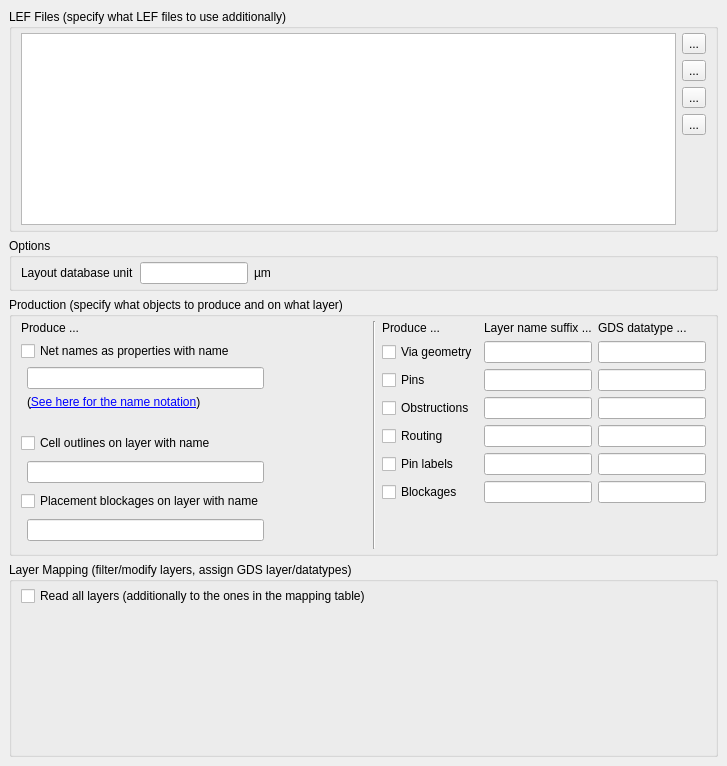
<?xml version="1.0" encoding="UTF-8"?>
<ui version="4.0">
 <class>LEFDEFTechnologyComponentEditor</class>
 <widget class="QWidget" name="LEFDEFTechnologyComponentEditor">
  <property name="geometry">
   <rect>
    <x>0</x>
    <y>0</y>
    <width>727</width>
    <height>766</height>
   </rect>
  </property>
  <property name="windowTitle">
   <string>Form</string>
  </property>
  <property name="toolTip">
   <string>&lt;html&gt;&lt;head&gt;&lt;meta name=&quot;qrichtext&quot; content=&quot;1&quot; /&gt;&lt;style type=&quot;text/css&quot;&gt;
p, li { white-space: pre-wrap; }
&lt;/style&gt;&lt;/head&gt;&lt;body style=&quot; font-family:'Liberation Sans'; font-size:11pt; font-weight:400; font-style:normal; text-decoration:none;&quot;&gt;
&lt;p style=&quot; margin-top:0px; margin-bottom:0px; margin-left:0px; margin-right:0px; -qt-block-indent:0; text-indent:0px;&quot;&gt;datatype_labels&lt;/p&gt;&lt;/body&gt;&lt;/html&gt;</string>
  </property>
  <layout class="QVBoxLayout">
   <property name="spacing">
    <number>6</number>
   </property>
   <property name="margin">
    <number>9</number>
   </property>
   <item>
    <widget class="QGroupBox" name="groupBox_2">
     <property name="minimumSize">
      <size>
       <width>0</width>
       <height>100</height>
      </size>
     </property>
     <property name="title">
      <string>LEF Files (specify what LEF files to use additionally)</string>
     </property>
     <property name="flat">
      <bool>true</bool>
     </property>
     <layout class="QVBoxLayout">
      <property name="spacing">
       <number>6</number>
      </property>
      <property name="leftMargin">
       <number>9</number>
      </property>
      <property name="topMargin">
       <number>4</number>
      </property>
      <property name="rightMargin">
       <number>9</number>
      </property>
      <property name="bottomMargin">
       <number>4</number>
      </property>
      <item>
       <widget class="QFrame" name="lef_files_frame">
        <property name="sizePolicy">
         <sizepolicy hsizetype="Preferred" vsizetype="Fixed">
          <horstretch>0</horstretch>
          <verstretch>0</verstretch>
         </sizepolicy>
        </property>
        <property name="minimumSize">
         <size>
          <width>16</width>
          <height>120</height>
         </size>
        </property>
        <property name="maximumSize">
         <size>
          <width>16777215</width>
          <height>16777215</height>
         </size>
        </property>
        <property name="frameShape">
         <enum>QFrame::NoFrame</enum>
        </property>
        <property name="frameShadow">
         <enum>QFrame::Raised</enum>
        </property>
        <layout class="QGridLayout">
         <property name="margin">
          <number>0</number>
         </property>
         <property name="spacing">
          <number>6</number>
         </property>
         <item row="1" column="1">
          <widget class="QToolButton" name="del_lef_files">
           <property name="toolTip">
            <string>Delete selected files</string>
           </property>
           <property name="text">
            <string>...</string>
           </property>
           <property name="icon">
            <iconset resource="layResources.qrc">
             <normaloff>:/clear.png</normaloff>:/clear.png</iconset>
           </property>
          </widget>
         </item>
         <item row="0" column="0" rowspan="5">
          <widget class="QListWidget" name="lef_files">
           <property name="sizePolicy">
            <sizepolicy hsizetype="Expanding" vsizetype="Expanding">
             <horstretch>0</horstretch>
             <verstretch>0</verstretch>
            </sizepolicy>
           </property>
           <property name="selectionMode">
            <enum>QAbstractItemView::ExtendedSelection</enum>
           </property>
          </widget>
         </item>
         <item row="3" column="1">
          <widget class="QToolButton" name="move_lef_files_down">
           <property name="toolTip">
            <string>Move selected files down</string>
           </property>
           <property name="text">
            <string>...</string>
           </property>
           <property name="icon">
            <iconset resource="layResources.qrc">
             <normaloff>:/down.png</normaloff>:/down.png</iconset>
           </property>
          </widget>
         </item>
         <item row="4" column="1">
          <spacer>
           <property name="orientation">
            <enum>Qt::Vertical</enum>
           </property>
           <property name="sizeHint" stdset="0">
            <size>
             <width>20</width>
             <height>0</height>
            </size>
           </property>
          </spacer>
         </item>
         <item row="0" column="1">
          <widget class="QToolButton" name="add_lef_file">
           <property name="toolTip">
            <string>Add LEF file</string>
           </property>
           <property name="text">
            <string>...</string>
           </property>
           <property name="icon">
            <iconset resource="layResources.qrc">
             <normaloff>:/add.png</normaloff>:/add.png</iconset>
           </property>
          </widget>
         </item>
         <item row="2" column="1">
          <widget class="QToolButton" name="move_lef_files_up">
           <property name="toolTip">
            <string>Move selected files up</string>
           </property>
           <property name="text">
            <string>...</string>
           </property>
           <property name="icon">
            <iconset resource="layResources.qrc">
             <normaloff>:/up.png</normaloff>:/up.png</iconset>
           </property>
          </widget>
         </item>
        </layout>
       </widget>
      </item>
     </layout>
    </widget>
   </item>
   <item>
    <widget class="QGroupBox" name="groupBox_4">
     <property name="title">
      <string>Options</string>
     </property>
     <property name="flat">
      <bool>true</bool>
     </property>
     <layout class="QHBoxLayout" name="horizontalLayout_2">
      <property name="topMargin">
       <number>4</number>
      </property>
      <property name="bottomMargin">
       <number>4</number>
      </property>
      <item>
       <widget class="QLabel" name="label_4">
        <property name="text">
         <string>Layout database unit</string>
        </property>
       </widget>
      </item>
      <item>
       <widget class="QLineEdit" name="dbu">
        <property name="sizePolicy">
         <sizepolicy hsizetype="Preferred" vsizetype="Fixed">
          <horstretch>0</horstretch>
          <verstretch>0</verstretch>
         </sizepolicy>
        </property>
       </widget>
      </item>
      <item>
       <widget class="QLabel" name="label_5">
        <property name="sizePolicy">
         <sizepolicy hsizetype="Preferred" vsizetype="Preferred">
          <horstretch>1</horstretch>
          <verstretch>0</verstretch>
         </sizepolicy>
        </property>
        <property name="text">
         <string>µm</string>
        </property>
       </widget>
      </item>
     </layout>
    </widget>
   </item>
   <item>
    <widget class="QGroupBox" name="groupBox_3">
     <property name="title">
      <string>Production (specify what objects to produce and on what layer)</string>
     </property>
     <property name="flat">
      <bool>true</bool>
     </property>
     <layout class="QGridLayout">
      <property name="leftMargin">
       <number>9</number>
      </property>
      <property name="topMargin">
       <number>4</number>
      </property>
      <property name="rightMargin">
       <number>9</number>
      </property>
      <property name="bottomMargin">
       <number>4</number>
      </property>
      <property name="spacing">
       <number>6</number>
      </property>
      <item row="4" column="6">
       <widget class="QLineEdit" name="suffix_routing"/>
      </item>
      <item row="5" column="6">
       <widget class="QLineEdit" name="suffix_labels"/>
      </item>
      <item row="0" column="6">
       <widget class="QLabel" name="lbl1">
        <property name="text">
         <string>Layer name suffix ...</string>
        </property>
       </widget>
      </item>
      <item row="2" column="5">
       <widget class="QCheckBox" name="produce_pins">
        <property name="text">
         <string>Pins</string>
        </property>
       </widget>
      </item>
      <item row="0" column="3" rowspan="8">
       <spacer>
        <property name="orientation">
         <enum>Qt::Horizontal</enum>
        </property>
        <property name="sizeHint" stdset="0">
         <size>
          <width>10</width>
          <height>0</height>
         </size>
        </property>
       </spacer>
      </item>
      <item row="5" column="5">
       <widget class="QCheckBox" name="produce_labels">
        <property name="text">
         <string>Pin labels</string>
        </property>
       </widget>
      </item>
      <item row="2" column="6">
       <widget class="QLineEdit" name="suffix_pins"/>
      </item>
      <item row="4" column="5">
       <widget class="QCheckBox" name="produce_routing">
        <property name="text">
         <string>Routing</string>
        </property>
       </widget>
      </item>
      <item row="0" column="5">
       <widget class="QLabel" name="label">
        <property name="text">
         <string>Produce ...</string>
        </property>
       </widget>
      </item>
      <item row="3" column="6">
       <widget class="QLineEdit" name="suffix_obstructions"/>
      </item>
      <item row="3" column="5">
       <widget class="QCheckBox" name="produce_obstructions">
        <property name="text">
         <string>Obstructions</string>
        </property>
       </widget>
      </item>
      <item row="4" column="0" rowspan="4" colspan="3">
       <widget class="QFrame" name="frame_2">
        <property name="minimumSize">
         <size>
          <width>0</width>
          <height>0</height>
         </size>
        </property>
        <property name="frameShape">
         <enum>QFrame::NoFrame</enum>
        </property>
        <property name="frameShadow">
         <enum>QFrame::Raised</enum>
        </property>
        <layout class="QGridLayout">
         <property name="horizontalSpacing">
          <number>6</number>
         </property>
         <property name="verticalSpacing">
          <number>0</number>
         </property>
         <property name="margin">
          <number>0</number>
         </property>
         <item row="0" column="0" colspan="2">
          <widget class="QCheckBox" name="produce_outlines">
           <property name="sizePolicy">
            <sizepolicy hsizetype="Minimum" vsizetype="Fixed">
             <horstretch>0</horstretch>
             <verstretch>0</verstretch>
            </sizepolicy>
           </property>
           <property name="text">
            <string>Cell outlines on layer with name</string>
           </property>
          </widget>
         </item>
         <item row="1" column="1">
          <widget class="QLineEdit" name="outline_layer">
           <property name="sizePolicy">
            <sizepolicy hsizetype="Expanding" vsizetype="Fixed">
             <horstretch>0</horstretch>
             <verstretch>0</verstretch>
            </sizepolicy>
           </property>
          </widget>
         </item>
         <item row="2" column="0" colspan="2">
          <widget class="QCheckBox" name="produce_placement_blockages">
           <property name="text">
            <string>Placement blockages on layer with name</string>
           </property>
          </widget>
         </item>
         <item row="3" column="1">
          <widget class="QLineEdit" name="placement_blockage_layer"/>
         </item>
        </layout>
       </widget>
      </item>
      <item row="1" column="0" rowspan="3" colspan="3">
       <widget class="QFrame" name="frame">
        <property name="minimumSize">
         <size>
          <width>0</width>
          <height>0</height>
         </size>
        </property>
        <property name="frameShape">
         <enum>QFrame::NoFrame</enum>
        </property>
        <property name="frameShadow">
         <enum>QFrame::Raised</enum>
        </property>
        <layout class="QGridLayout">
         <property name="margin">
          <number>0</number>
         </property>
         <property name="spacing">
          <number>6</number>
         </property>
         <item row="2" column="1">
          <widget class="QLabel" name="help_label">
           <property name="text">
            <string>&lt;html&gt;&lt;body&gt;(&lt;a href=&quot;int:/about/variant_notation.xml&quot;&gt;See here for the name notation&lt;/a&gt;)&lt;/body&gt;&lt;/html&gt;</string>
           </property>
          </widget>
         </item>
         <item row="0" column="0" colspan="2">
          <widget class="QCheckBox" name="produce_net_names">
           <property name="text">
            <string>Net names as properties with name</string>
           </property>
          </widget>
         </item>
         <item row="1" column="1">
          <widget class="QLineEdit" name="net_prop_name"/>
         </item>
         <item row="3" column="1">
          <spacer>
           <property name="orientation">
            <enum>Qt::Vertical</enum>
           </property>
           <property name="sizeType">
            <enum>QSizePolicy::MinimumExpanding</enum>
           </property>
           <property name="sizeHint" stdset="0">
            <size>
             <width>0</width>
             <height>0</height>
            </size>
           </property>
          </spacer>
         </item>
        </layout>
       </widget>
      </item>
      <item row="1" column="5">
       <widget class="QCheckBox" name="produce_via_geometry">
        <property name="text">
         <string>Via geometry</string>
        </property>
       </widget>
      </item>
      <item row="1" column="6">
       <widget class="QLineEdit" name="suffix_via_geometry"/>
      </item>
      <item row="0" column="0" colspan="3">
       <widget class="QLabel" name="label_2">
        <property name="text">
         <string>Produce ...</string>
        </property>
       </widget>
      </item>
      <item row="1" column="7">
       <widget class="QLineEdit" name="datatype_via_geometry"/>
      </item>
      <item row="0" column="7">
       <widget class="QLabel" name="label_3">
        <property name="text">
         <string>GDS datatype ...</string>
        </property>
       </widget>
      </item>
      <item row="2" column="7">
       <widget class="QLineEdit" name="datatype_pins"/>
      </item>
      <item row="3" column="7">
       <widget class="QLineEdit" name="datatype_obstructions"/>
      </item>
      <item row="4" column="7">
       <widget class="QLineEdit" name="datatype_routing"/>
      </item>
      <item row="5" column="7">
       <widget class="QLineEdit" name="datatype_labels"/>
      </item>
      <item row="6" column="5">
       <widget class="QCheckBox" name="produce_blockages">
        <property name="text">
         <string>Blockages</string>
        </property>
       </widget>
      </item>
      <item row="6" column="6">
       <widget class="QLineEdit" name="suffix_blockages"/>
      </item>
      <item row="6" column="7">
       <widget class="QLineEdit" name="datatype_blockages"/>
      </item>
      <item row="7" column="5">
       <spacer name="verticalSpacer">
        <property name="orientation">
         <enum>Qt::Vertical</enum>
        </property>
        <property name="sizeHint" stdset="0">
         <size>
          <width>20</width>
          <height>40</height>
         </size>
        </property>
       </spacer>
      </item>
      <item row="0" column="4" rowspan="8">
       <widget class="Line" name="line">
        <property name="frameShadow">
         <enum>QFrame::Sunken</enum>
        </property>
        <property name="orientation">
         <enum>Qt::Vertical</enum>
        </property>
       </widget>
      </item>
     </layout>
    </widget>
   </item>
   <item>
    <widget class="QGroupBox" name="groupBox">
     <property name="title">
      <string>Layer Mapping (filter/modify layers, assign GDS layer/datatypes)</string>
     </property>
     <property name="flat">
      <bool>true</bool>
     </property>
     <layout class="QVBoxLayout">
      <property name="spacing">
       <number>6</number>
      </property>
      <property name="leftMargin">
       <number>9</number>
      </property>
      <property name="topMargin">
       <number>4</number>
      </property>
      <property name="rightMargin">
       <number>9</number>
      </property>
      <property name="bottomMargin">
       <number>4</number>
      </property>
      <item>
       <widget class="QCheckBox" name="read_all_cbx">
        <property name="text">
         <string>Read all layers (additionally to the ones in the mapping table)</string>
        </property>
       </widget>
      </item>
      <item>
       <widget class="lay::LayerMappingWidget" name="layer_map">
        <property name="sizePolicy">
         <sizepolicy hsizetype="Preferred" vsizetype="Expanding">
          <horstretch>0</horstretch>
          <verstretch>1</verstretch>
         </sizepolicy>
        </property>
        <property name="minimumSize">
         <size>
          <width>16</width>
          <height>0</height>
         </size>
        </property>
        <property name="frameShape">
         <enum>QFrame::NoFrame</enum>
        </property>
        <property name="frameShadow">
         <enum>QFrame::Raised</enum>
        </property>
       </widget>
      </item>
     </layout>
    </widget>
   </item>
  </layout>
 </widget>
 <customwidgets>
  <customwidget>
   <class>lay::LayerMappingWidget</class>
   <extends>QFrame</extends>
   <header>layLayerMappingWidget.h</header>
   <container>1</container>
  </customwidget>
 </customwidgets>
 <tabstops>
  <tabstop>lef_files</tabstop>
  <tabstop>add_lef_file</tabstop>
  <tabstop>del_lef_files</tabstop>
  <tabstop>move_lef_files_up</tabstop>
  <tabstop>move_lef_files_down</tabstop>
  <tabstop>dbu</tabstop>
  <tabstop>produce_net_names</tabstop>
  <tabstop>net_prop_name</tabstop>
  <tabstop>produce_outlines</tabstop>
  <tabstop>outline_layer</tabstop>
  <tabstop>produce_placement_blockages</tabstop>
  <tabstop>placement_blockage_layer</tabstop>
  <tabstop>produce_via_geometry</tabstop>
  <tabstop>suffix_via_geometry</tabstop>
  <tabstop>datatype_via_geometry</tabstop>
  <tabstop>produce_pins</tabstop>
  <tabstop>suffix_pins</tabstop>
  <tabstop>datatype_pins</tabstop>
  <tabstop>produce_obstructions</tabstop>
  <tabstop>suffix_obstructions</tabstop>
  <tabstop>datatype_obstructions</tabstop>
  <tabstop>produce_routing</tabstop>
  <tabstop>suffix_routing</tabstop>
  <tabstop>datatype_routing</tabstop>
  <tabstop>produce_labels</tabstop>
  <tabstop>suffix_labels</tabstop>
  <tabstop>datatype_labels</tabstop>
  <tabstop>produce_blockages</tabstop>
  <tabstop>suffix_blockages</tabstop>
  <tabstop>datatype_blockages</tabstop>
  <tabstop>read_all_cbx</tabstop>
 </tabstops>
 <resources>
  <include location="layResources.qrc"/>
 </resources>
 <connections/>
</ui>
